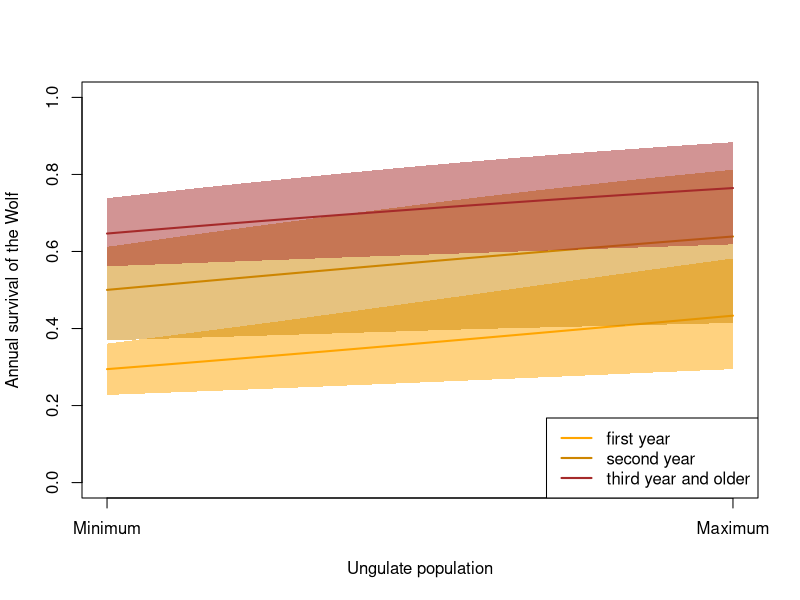
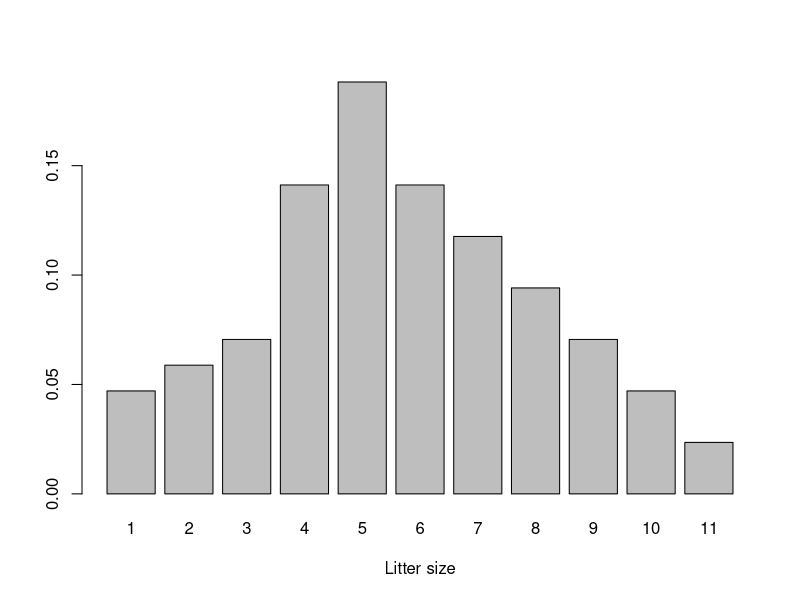
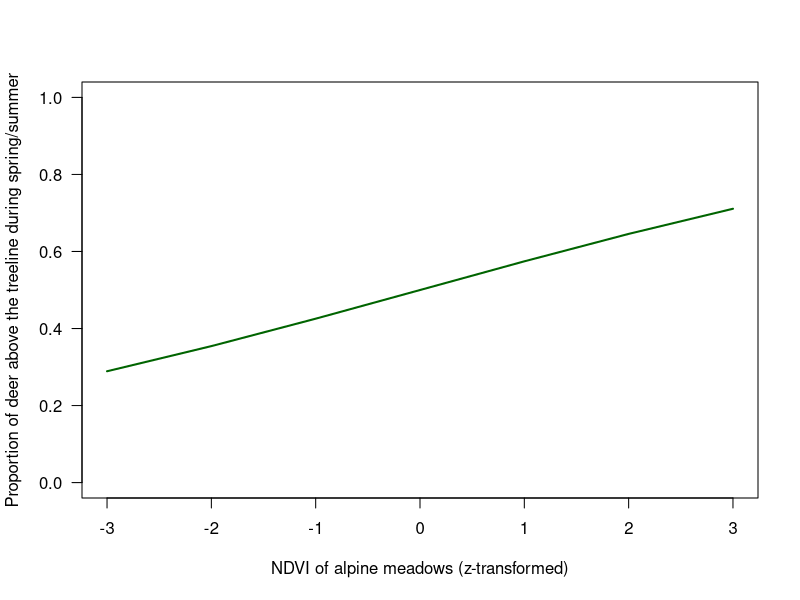

Reproduce these figures in R, in order. (Note: this script raises an error after producing the figures.)
## ---- chunk 1

library(MASS)
library(scales)

## ---- chunk 2
TT <- 100 # number of years to run the model
nsim <- 50 # number of Monte Carlo iterations
## ---- chunk 3

envNDVI <- rnorm(TT)

## ---- chunk 4

FUNwolfS0 <- function(x, sdInt=0.2, sdslope=0.2, corpars=0.8){
  # x = normalised ungulate density (0 = minimal, 1 = maximal)
  # corpars = correlation between intercept and slope
  Sigma <- matrix(c(sdInt^2, sdInt*sdslope*corpars, sdInt*sdslope*corpars, sdslope^2), nrow=2)
  pars <- mvrnorm(n = 1, mu = c(-0.9,0.6), Sigma = Sigma)
  plogis(pars[1] + pars[2]*x)  
}

FUNwolfS1 <- function(x, sdInt=0.2, sdslope=0.2, corpars=0.8){
  Sigma <- matrix(c(sdInt^2, sdInt*sdslope*corpars, sdInt*sdslope*corpars, sdslope^2), nrow=2)
  pars <- mvrnorm(n = 1, mu = c(0,0.6), Sigma = Sigma)
  plogis(pars[1] + pars[2]*x)
}

FUNwolfS2plus <- function(x, sdInt=0.2, sdslope=0.2, corpars=0.8){ 
  Sigma <- matrix(c(sdInt^2, sdInt*sdslope*corpars, sdInt*sdslope*corpars, sdslope^2), nrow=2)
  pars <- mvrnorm(n = 1, mu = c(0.6,0.6), Sigma = Sigma)
    plogis(pars[1] + pars[2]*x)
}

x <- seq(0, 1, length=100)  # 0 = no ungulates, 1 =maximum number of ungulates
y1 <- matrix(NA, ncol=nsim, nrow=length(x))
y2 <- matrix(NA, ncol=nsim, nrow=length(x))
y3 <- matrix(NA, ncol=nsim, nrow=length(x))
for(i in 1:nsim){
  y1[,i] <- FUNwolfS0(x)
  y2[,i] <- FUNwolfS1(x)
  y3[,i] <- FUNwolfS2plus(x)
}

y1mean <- apply(y1, 1, mean)
y1lwr <- apply(y1, 1, quantile, probs=0.025)
y1upr <- apply(y1, 1, quantile, probs=0.975)


y2mean <- apply(y2, 1, mean)
y2lwr <- apply(y2, 1, quantile, probs=0.025)
y2upr <- apply(y2, 1, quantile, probs=0.975)

y3mean <- apply(y3, 1, mean)
y3lwr <- apply(y3, 1, quantile, probs=0.025)
y3upr <- apply(y3, 1, quantile, probs=0.975)

plot(x, y1[,1], type="n", lwd=2, col="orange", xlab="Ungulate population", ylab="Annual survival of the Wolf", ylim=c(0,1), xaxt="n")
axis(1, at=c(0,1), labels=c("Minimum", "Maximum"))
polygon(c(x, rev(x)), c(y1lwr, rev(y1upr)), border=NA, col=alpha("orange", 0.5))
lines(x, y1mean, col="orange", lwd=2)
polygon(c(x, rev(x)), c(y2lwr, rev(y2upr)), border=NA, col=alpha("orange3", 0.5))
lines(x, y2mean, col="orange3", lwd=2)
polygon(c(x, rev(x)), c(y3lwr, rev(y3upr)), border=NA, col=alpha("brown", 0.5))
lines(x, y3mean, col="brown", lwd=2)

legend("bottomright", lwd=2, col=c("orange", "orange3", "brown"), legend=c("first year", "second year", "third year and older"))

  
## ---- chunk 5

littersize <- 1:11
problittersize0 <- c(2, 2.5, 3,6,8,6,5,4,3,2,1)
problittersize <- problittersize0/sum(problittersize0)

barplot(problittersize, names=littersize, xlab="Litter size")


FUNwolfnpups <- function(nfemalesW){
  litters <- sample(1:11, prob=problittersize, size=nfemalesW, replace=TRUE)
  return(sum(litters))
}

## ---- chunk 6
wolfmaxN <- 30  # is used in the model to normalise the effect of wolf in the ecosystem

ungulatesmaxN <- 10000 # is used in the model to normalise the effect of ungulates on the wolf

## ---- chunk 7
# proportion of deer that are above the treeline during summer 
# the number of deeer above the treeline is competing with chamois
FUNdeerpropSuhigh <- function(ndvi){
  # standardised ndvi (mean 0, sd 1)
 return(plogis(0.3*ndvi))
}


FUNdeerpropHuIn <- function(){
  # we assume that 20% of the outside population move into the park during hunting
 return(0.2)
}

x <- seq(-3,3)
plot(x, FUNdeerpropSuhigh(x), type="l", lwd=2, col="darkgreen", ylim=c(0,1), 
     xlab="NDVI of alpine meadows (z-transformed)", las=1, ylab="Proportion of deer above the treeline during spring/summer")

## ---- chunk 8
# expected population growth rate; trying out demographic parameters that produce plausible growth 
S1 <- 0.6
S2 <- 0.75
S3plus <- 0.82
f <- 1
deerLeslie <- matrix(c(0,f/2*S2,f/2*S3plus,f/2*S3plus,
                       S1, 0,0,0,
                       0,S2,0,0,
                       0,0,S3plus,S3plus), ncol=4, nrow=4, byrow=TRUE)
max(Re(eigen(deerLeslie)$values))
## ---- chunk 9
deerS0 <- 0.6
deerS1 <- 0.75
deerS2plus <- 0.82

## ---- chunk 10
# x = wolf population (normalised, 0-1), 
# propindiet = proportion of deer in wolf diet
FUNdeerInS0 <- function(x, propindiet=1, S0=deerS0) plogis(qlogis(S0)-1*x*propindiet)
FUNdeerInS1 <- function(x, propindiet=1, S1=deerS1) plogis(qlogis(S1)-0.8*x*propindiet)
FUNdeerInS2plus <- function(x, propindiet=1, s2plus=deerS2plus) plogis(qlogis(S2plus)-0.6*x*propindiet)

FUNdeerOutS0 <- function(x, propindiet=1) plogis(qlogis(0.6)-1*x*propindiet)
FUNdeerOutS1 <- function(x, propindiet=1) plogis(qlogis(0.75)-0.8*x*propindiet)
FUNdeerOutS2plus <- function(x, propindiet=1) plogis(qlogis(0.85)-0.6*x*propindiet)

x <- seq(0, 1, length=100)  # 0 = no ungulates, 1 =maximum number of ungulates
y1 <- FUNdeerInS0(x)
y2 <- FUNdeerInS1(x) # first year survival
y3 <- FUNdeerInS2plus(x)
  
par(mfrow=c(1,2))
plot(x, y1, type="l", lwd=2, col="orange", xlab="Wolf population", ylab="Annual survival of the deer",
     ylim=c(0,1), main="Inside the park")
lines(x, y2, lwd=2, col="orange3")
lines(x, y3, lwd=2, col="brown")

legend("bottomright", lwd=2, col=c("orange", "orange3", "brown"), legend=c("first year", "second year", "third year and older"))

y1 <- FUNdeerOutS0(x)
y2 <- FUNdeerOutS1(x) # first year survival
y3 <- FUNdeerOutS2plus(x)

plot(x, y1, type="l", lwd=2, col="orange", xlab="Wolf population", ylab="Annual survival of the deer",
     ylim=c(0,1), main="Outside the park (without hunting)")
lines(x, y2, lwd=2, col="orange3")
lines(x, y3, lwd=2, col="brown")

  
## ---- chunk 11
FUNdeerncalves <- function(nrfemales, npop, capacity=2000){
  nryoung <- sample(c(0,1,2), prob=c(0.05,0.85,0.1), size=nrfemales, replace=TRUE)
 if(npop>capacity) nryoung <- sample(c(0,1,2), prob=c(0.5,0.5,0), size=nrfemales, replace=TRUE)
 return(sum(nryoung))
  }

## ---- chunk 12
# expected population growth rate; trying out demographic parameters that produce plausible growth 
S0 <- 0.79 # survival from 0 to 1
S1 <- 0.79 # survival from 1 to 2
S2plus <- 0.89 #survival from 2 year onward 
f <- 0.49
deerLeslie <- matrix(c(0,f/2*S1,f/2*S2plus,f/2*S2plus,
                       S0, 0,0,0,
                       0,S1,0,0,
                       0,0,S2plus,S2plus), ncol=4, nrow=4, byrow=TRUE)
max(Re(eigen(deerLeslie)$values))
## ---- chunk 13
chamoisS0 <- 0.79
chamoisS1 <- 0.79
chamoisS2plus <- 0.89
## ---- chunk 14
# x = wolf population (normalised, 0-1), 
# propindiet = proportion of chamois in wolf diet
FUNchamoisS0 <- function(x, propindiet=1, S0=chamoisS0) plogis(qlogis(S0)-1*x*propindiet)
FUNchamoisS1 <- function(x, propindiet=1, S1=chamoisS1) plogis(qlogis(S1)-0.8*x*propindiet)
FUNchamoisS2plus <- function(x, propindiet=1, S2plus=chamoisS2plus) plogis(qlogis(S2plus)-0.6*x*propindiet)

x <- seq(0, 1, length=100)  # 0 = no ungulates, 1 =maximum number of ungulates
y1 <- FUNchamoisS0(x)
y2 <- FUNchamoisS1(x) # first year survival
y3 <- FUNchamoisS2plus(x)
  
plot(x, y1, type="l", lwd=2, col="orange", xlab="Wolf population", ylab="Annual survival of the chamois",
     ylim=c(0,1))
lines(x, y2, lwd=2, col="orange3")
lines(x, y3, lwd=2, col="brown")

legend("bottomright", lwd=2, col=c("orange", "orange3", "brown"), legend=c("first year", "second year", "third year and older"))
  
## ---- chunk 15
FUNchamoisncalves <- function(nrfemales, npop, capacity=2000){
  nryoung <- sample(c(0,1,2,3), prob=c(0.5,0.4,0.05,0.05), size=nrfemales, replace=TRUE)
  if(npop>capacity) nryoung <- sample(c(0,1,2,3), prob=c(0.9,0.1,0,0), size=nrfemales, replace=TRUE)
  return(sum(nryoung))
  }

## ---- chunk 16
# TT: number of years the model will run
# nsim: number of trajectories 

wolfN0 <- matrix(nrow=TT, ncol=nsim)  # number of wolf puppies
wolfN1 <- matrix(nrow=TT, ncol=nsim)  # number of first year wolfs
wolfN2 <- matrix(nrow=TT, ncol=nsim)
wolfN3plus <- matrix(nrow=TT, ncol=nsim)
wolfN <- matrix(nrow=TT, ncol=nsim) # total wolf population
wolfP <- matrix(nrow=TT, ncol=nsim)

deerInN0 <- matrix(nrow=TT, ncol=nsim)
deerInN1 <- matrix(nrow=TT, ncol=nsim)
deerInN2 <- matrix(nrow=TT, ncol=nsim)
deerInN3plus <- matrix(nrow=TT, ncol=nsim)
deerOutN0 <- matrix(nrow=TT, ncol=nsim)
deerOutN1 <- matrix(nrow=TT, ncol=nsim)
deerOutN2 <- matrix(nrow=TT, ncol=nsim)
deerOutN3plus <- matrix(nrow=TT, ncol=nsim)
deerInN <- matrix(nrow=TT, ncol=nsim) # total deer population in 
deerOutN <- matrix(nrow=TT, ncol=nsim) # total deer population out 
deerN <- matrix(nrow=TT, ncol=nsim) # total deer
deerpropIn <- matrix(nrow=TT, ncol=nsim) # proportion of deer from outside that move into the SNP during hunting

chamoisInN0 <- matrix(nrow=TT, ncol=nsim)
chamoisInN1 <- matrix(nrow=TT, ncol=nsim)
chamoisInN2 <- matrix(nrow=TT, ncol=nsim)
chamoisInN3plus <- matrix(nrow=TT, ncol=nsim)
chamoisInN <- matrix(nrow=TT, ncol=nsim)
chamoisOutN0 <- matrix(nrow=TT, ncol=nsim)
chamoisOutN1 <- matrix(nrow=TT, ncol=nsim)
chamoisOutN2 <- matrix(nrow=TT, ncol=nsim)
chamoisOutN3plus <- matrix(nrow=TT, ncol=nsim)
chamoisOutN <- matrix(nrow=TT, ncol=nsim)
chamoisN <- matrix(nrow=TT, ncol=nsim)


for(r in 1:nsim){
# starting populations (TODO: stable age composition)
  # TO DISCUSS: do we need to separate males and females in which species from which age on?
  wolfN0[1,r] <- 0 #9
  wolfN1[1,r] <- 0 #8
  wolfN2[1,r] <- 0
  wolfN3plus[1,r] <- 0 #2
  wolfN[1, r] <- wolfN0[1,r]  + wolfN1[1,r] + wolfN2[1,r] +wolfN3plus[1,r]
  wolfP[1,r] <- 0 #1  # number of packs
  
  deerInN0[1,r] <- 300
  deerInN1[1,r] <- 300
  deerInN1[1,r] <- 300
  deerInN2[1,r] <- 150
  deerInN3plus[1,r] <- 1000
  deerInN[1, r] <- deerInN0[1,r]  + deerInN1[1,r] + deerInN2[1,r] +deerInN3plus[1,r]
  
  deerOutN0[1,r] <- 500
  deerOutN1[1,r] <- 500
  deerOutN2[1,r] <- 250
  deerOutN3plus[1,r] <- 1500
  deerOutN[1, r] <- deerOutN0[1,r] + deerOutN1[1,r] + deerOutN2[1,r] +deerOutN3plus[1,r]
  deerN[1,r] <- deerInN[1,r] + deerOutN[1,r]
  
  chamoisInN0[1,r] <- 100
  chamoisInN1[1,r] <- 100
  chamoisInN2[1,r] <- 50
  chamoisInN3plus[1,r] <- 1000
  chamoisInN[1, r] <- chamoisInN0[1,r] + chamoisInN1[1,r] + chamoisInN2[1,r] +chamoisInN3plus[1,r]
  chamoisOutN0[1,r] <- 400
  chamoisOutN1[1,r] <- 400
  chamoisOutN2[1,r] <- 200
  chamoisOutN3plus[1,r] <- 2400
  chamoisOutN[1, r] <-  chamoisOutN0[1,r] +chamoisOutN1[1,r] + chamoisOutN2[1,r] +chamoisOutN3plus[1,r]
  chamoisN[1, r] <- chamoisInN[1,r] + chamoisOutN[1,r]
  
  
  for(t in 2:TT){
    
  # Wolf 
  wolfS0 <- FUNwolfS0((deerN[t-1,r]+chamoisN[t-1,r])/ungulatesmaxN)
  wolfS1 <- FUNwolfS1((deerN[t-1,r]+chamoisN[t-1,r])/ungulatesmaxN)
  wolfS2plus <- FUNwolfS2plus((deerN[t-1,r]+chamoisN[t-1,r])/ungulatesmaxN)
  
  wolfN1[t,r] <- rbinom(1, size=wolfN0[t-1,r] , prob=wolfS0)
  wolfN2[t,r] <- rbinom(1, size=wolfN1[t-1,r], prob=wolfS1)
  wolfN3plus[t,r] <- rbinom(1, size=wolfN2[t-1,r]+wolfN3plus[t-1,r], prob=wolfS2plus)
  wolfP[t,r] <- 2 # pack building
  
  wolfnrepfemales <- min(c(wolfN3plus[t,r]/2, wolfP[t,r]*2)) # number of reproducing females
  wolfN0[t,r] <- FUNwolfnpups(wolfnrepfemales) 
  wolfN[t, r] <-  wolfN0[t,r] + wolfN1[t,r] + wolfN2[t,r] +wolfN3plus[t,r]

  
  # Red deer
  propdeerInindiet <- deerInN[t,r]/(deerInN[t-1,r]+chamoisInN[t-1,r])
  if(is.na(propdeerInindiet)) propdeerInindiet <- 0
  propdeerOutindiet <- deerOutN[t-1,r]/(deerOutN[t-1,r]+chamoisOutN[t-1,r])
  if(is.na(propdeerOutindiet)) propdeerOutindiet <- 0
  
  deerInS0 <- FUNdeerInS0(wolfN[t-1,r]/wolfmaxN, propindiet=propdeerInindiet)
  deerInS1 <- FUNdeerInS1(wolfN[t-1,r]/wolfmaxN, propindiet=propdeerInindiet)
  deerInS2plus <- FUNdeerInS2plus(wolfN[t-1,r]/wolfmaxN, propindiet=propdeerInindiet)
  
  deerOutS0 <- FUNdeerInS0(wolfN[t-1,r]/wolfmaxN, propindiet=propdeerOutindiet)
  deerOutS1 <- FUNdeerInS1(wolfN[t-1,r]/wolfmaxN, propindiet=propdeerOutindiet)
  deerOutS2plus <- FUNdeerInS2plus(wolfN[t-1,r]/wolfmaxN, propindiet=propdeerOutindiet)
  
  
  deerInN1[t,r] <- rbinom(1, size=deerInN0[t-1,r], prob=deerInS0)
  deerInN2[t,r] <- rbinom(1, size=deerInN1[t-1,r], prob=deerInS1)
  deerInN3plus[t,r] <- rbinom(1, size=deerInN2[t-1,r]+deerInN3plus[t-1,r], prob=deerInS2plus)
  deerOutN1[t,r] <- rbinom(1, size=deerOutN0[t-1,r], prob=deerOutS0)
  deerOutN2[t,r] <- rbinom(1, size=deerOutN1[t-1,r], prob=deerOutS1)
  deerOutN3plus[t,r] <- rbinom(1, size=deerOutN2[t-1,r]+deerOutN3plus[t-1,r], prob=deerOutS2plus)

   deerInnrepfemales <- round((deerInN2[t-1,r]+deerInN3plus[t-1,r])/2) # number of reproducing females
  deerOutnrepfemales <- round((deerOutN2[t-1,r]+deerOutN3plus[t-1,r])/2) # number of reproducing females
   deerInN0[t,r] <- FUNdeerncalves(deerInnrepfemales, npop=deerInN[t-1,r], capacity=2000)
   deerOutN0[t,r] <- FUNdeerncalves(deerOutnrepfemales, npop=deerOutN[t-1,r], capacity=5000)
  
   deerInN[t, r] <- deerInN0[t,r] + deerInN1[t,r] + deerInN2[t,r] +deerInN3plus[t,r]
   deerOutN[t, r] <- deerOutN0[t,r] + deerOutN1[t,r] + deerOutN2[t,r] +deerOutN3plus[t,r]
   deerN[t, r] <- deerInN[t,r] + deerOutN[t,r]
    
  # Chamois
  
  propchamoisInindiet <- chamoisInN[t-1,r]/(deerInN[t-1,r]+chamoisInN[t-1,r])
  if(is.na(propchamoisInindiet)) propchamoisInindiet <- 0
  propchamoisOutindiet <- chamoisOutN[t-1,r]/(deerOutN[t-1,r]+chamoisOutN[t-1,r])
  if(is.na(propchamoisOutindiet)) propchamoisOutindiet <- 0

  chamoisInS0 <- FUNchamoisS0(wolfN[t-1,r]/wolfmaxN, propindiet=propchamoisInindiet)
  chamoisInS1 <- FUNchamoisS1(wolfN[t-1,r]/wolfmaxN, propindiet=propchamoisInindiet)
  chamoisInS2plus <- FUNchamoisS2plus(wolfN[t-1,r]/wolfmaxN, propindiet=propchamoisInindiet)

  chamoisOutS0 <- FUNchamoisS0(wolfN[t-1,r]/wolfmaxN, propindiet=propchamoisOutindiet)
  chamoisOutS1 <- FUNchamoisS1(wolfN[t-1,r]/wolfmaxN, propindiet=propchamoisOutindiet)
  chamoisOutS2plus <- FUNchamoisS2plus(wolfN[t-1,r]/wolfmaxN, propindiet=propchamoisOutindiet)
  
  chamoisInN1[t,r] <- rbinom(1, size=chamoisInN0[t-1,r], prob=chamoisInS0)
  chamoisInN2[t,r] <- rbinom(1, size=chamoisInN1[t-1,r], prob=chamoisInS1)
  chamoisInN3plus[t,r] <- rbinom(1, size=chamoisInN2[t-1,r]+chamoisInN3plus[t-1,r], prob=chamoisInS2plus)
  
  chamoisOutN1[t,r] <- rbinom(1, size= chamoisOutN0[t-1,r], prob=chamoisOutS0)
  chamoisOutN2[t,r] <- rbinom(1, size=chamoisOutN1[t-1,r], prob=chamoisOutS1)
  chamoisOutN3plus[t,r] <- rbinom(1, size=chamoisOutN2[t-1,r]+chamoisOutN3plus[t-1,r], prob=chamoisOutS2plus)
  
   chamoisInnrepfemales <- round((chamoisInN2[t-1,r]+chamoisInN3plus[t-1,r])/2) # number of reproducing females
  chamoisInN0[t,r] <- FUNchamoisncalves(chamoisInnrepfemales, npop=chamoisInN[t-1,r], capacity=2000)
  chamoisOutnrepfemales <- round((chamoisOutN2[t-1,r]+chamoisOutN3plus[t-1,r])/2) # number of reproducing females
  chamoisOutN0[t,r] <- FUNchamoisncalves(chamoisOutnrepfemales, npop=chamoisOutN[t-1,r], capacity=8000)
 
  chamoisInN[t, r] <- chamoisInN0[t,r] + chamoisInN1[t,r] + chamoisInN2[t,r] +chamoisInN3plus[t,r]
  chamoisOutN[t, r] <- chamoisInN0[t,r] + chamoisInN1[t,r] + chamoisOutN2[t,r] +chamoisOutN3plus[t,r]
  chamoisN[t, r] <- chamoisInN[t,r] + chamoisOutN[t,r]
  } # close t
} # close r

## ---- chunk 17

par(mfrow=c(7,1), mar=c(1,4,0.1,1), oma=c(3,2,0,0))
plot(1:TT, seq(0, max(wolfN), length=TT), type="n", xlab=NA, ylab=NA, xaxt="n")
for(i in 1:nsim) lines(1:TT, wolfN[,i], col=rgb(0,0,0,0.2))
text(1,max(wolfN), adj=c(0,1) , labels="Wolf region")
mtext("Population size",side=2, line=0, outer=TRUE)


plot(1:TT, seq(0,max(deerN), length=TT), type="n", xlab="year", ylab="", xaxt="n")
for(i in 1:nsim) lines(1:TT, deerN[,i], col=rgb(0,0,0,0.2), xaxt="n")
text(1,max(deerN), adj=c(0,1) , labels="Red deer region")

plot(1:TT, seq(0,max(deerInN), length=TT), type="n", xlab="year", ylab="", xaxt="n")
for(i in 1:nsim) lines(1:TT, deerInN[,i], col=rgb(0,1,0,0.2), xaxt="n")
text(1,max(deerInN), adj=c(0,1) , labels="Red deer in park")


plot(1:TT, seq(0,max(deerOutN), length=TT), type="n", xlab="year", ylab="", xaxt="n")
for(i in 1:nsim) lines(1:TT, deerOutN[,i], col=rgb(0,0,1,0.2), xaxt="n")
text(1,max(deerOutN), adj=c(0,1) , labels="Red deer outside park")


plot(1:TT, seq(0,max(chamoisN), length=TT), type="n", xlab="year", ylab="", xaxt="n")
for(i in 1:nsim) lines(1:TT, chamoisN[,i], col=rgb(0,0,0,0.2))
text(1,max(chamoisN), adj=c(0,1) , labels="Chamois region")


plot(1:TT, seq(0,max(chamoisInN), length=TT), type="n", xlab="year", ylab="", xaxt="n")
for(i in 1:nsim) lines(1:TT, chamoisInN[,i], col=rgb(0,1,0,0.2))
text(1,max(chamoisInN), adj=c(0,1) , labels="Chamois in park")

plot(1:TT, seq(0,max(chamoisOutN), length=TT), type="n", xlab="year", ylab="")
for(i in 1:nsim) lines(1:TT, chamoisOutN[,i], col=rgb(0,0,1,0.2))
text(1,max(chamoisOutN), adj=c(0,1) , labels="Chamois outside park")
